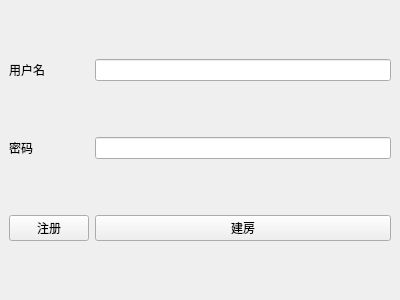
<?xml version="1.0" encoding="UTF-8"?>
<ui version="4.0">
 <class>MainWindow</class>
 <widget class="QMainWindow" name="MainWindow">
  <property name="geometry">
   <rect>
    <x>0</x>
    <y>0</y>
    <width>400</width>
    <height>300</height>
   </rect>
  </property>
  <property name="minimumSize">
   <size>
    <width>400</width>
    <height>300</height>
   </size>
  </property>
  <property name="maximumSize">
   <size>
    <width>400</width>
    <height>300</height>
   </size>
  </property>
  <property name="windowTitle">
   <string>MainWindow</string>
  </property>
  <widget class="QWidget" name="centralwidget">
   <layout class="QGridLayout" name="gridLayout_2">
    <item row="1" column="0">
     <layout class="QGridLayout" name="gridLayout">
      <item row="3" column="0">
       <widget class="QLabel" name="label_2">
        <property name="text">
         <string>密码</string>
        </property>
       </widget>
      </item>
      <item row="5" column="0">
       <widget class="QPushButton" name="register_2">
        <property name="text">
         <string>注册</string>
        </property>
       </widget>
      </item>
      <item row="4" column="0">
       <spacer name="verticalSpacer_2">
        <property name="orientation">
         <enum>Qt::Vertical</enum>
        </property>
        <property name="sizeHint" stdset="0">
         <size>
          <width>20</width>
          <height>40</height>
         </size>
        </property>
       </spacer>
      </item>
      <item row="2" column="0">
       <spacer name="verticalSpacer">
        <property name="orientation">
         <enum>Qt::Vertical</enum>
        </property>
        <property name="sizeHint" stdset="0">
         <size>
          <width>20</width>
          <height>40</height>
         </size>
        </property>
       </spacer>
      </item>
      <item row="5" column="1">
       <widget class="QPushButton" name="createroom">
        <property name="text">
         <string>建房</string>
        </property>
       </widget>
      </item>
      <item row="3" column="1">
       <widget class="QLineEdit" name="password">
        <property name="echoMode">
         <enum>QLineEdit::Password</enum>
        </property>
       </widget>
      </item>
      <item row="1" column="1">
       <widget class="QLineEdit" name="username"/>
      </item>
      <item row="6" column="0">
       <spacer name="verticalSpacer_3">
        <property name="orientation">
         <enum>Qt::Vertical</enum>
        </property>
        <property name="sizeHint" stdset="0">
         <size>
          <width>20</width>
          <height>40</height>
         </size>
        </property>
       </spacer>
      </item>
      <item row="1" column="0">
       <widget class="QLabel" name="label">
        <property name="text">
         <string>用户名</string>
        </property>
       </widget>
      </item>
      <item row="0" column="0">
       <spacer name="verticalSpacer_4">
        <property name="orientation">
         <enum>Qt::Vertical</enum>
        </property>
        <property name="sizeHint" stdset="0">
         <size>
          <width>20</width>
          <height>40</height>
         </size>
        </property>
       </spacer>
      </item>
     </layout>
    </item>
   </layout>
  </widget>
 </widget>
 <resources/>
 <connections/>
</ui>
